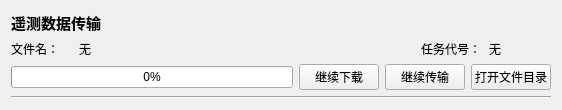
<?xml version="1.0" encoding="UTF-8"?>
<ui version="4.0">
 <class>RemoteDataSingleWidget</class>
 <widget class="QWidget" name="RemoteDataSingleWidget">
  <property name="geometry">
   <rect>
    <x>0</x>
    <y>0</y>
    <width>562</width>
    <height>96</height>
   </rect>
  </property>
  <property name="windowTitle">
   <string>Form</string>
  </property>
  <layout class="QVBoxLayout" name="verticalLayout">
   <item>
    <widget class="QLabel" name="label_2">
     <property name="font">
      <font>
       <pointsize>11</pointsize>
       <weight>75</weight>
       <bold>true</bold>
      </font>
     </property>
     <property name="text">
      <string>遥测数据传输</string>
     </property>
    </widget>
   </item>
   <item>
    <layout class="QHBoxLayout" name="horizontalLayout">
     <item>
      <widget class="QLabel" name="label">
       <property name="text">
        <string>文件名：</string>
       </property>
      </widget>
     </item>
     <item>
      <widget class="QLabel" name="label_3">
       <property name="text">
        <string>无</string>
       </property>
      </widget>
     </item>
     <item>
      <widget class="QLabel" name="label_4">
       <property name="text">
        <string/>
       </property>
      </widget>
     </item>
     <item>
      <widget class="QLabel" name="label_5">
       <property name="text">
        <string/>
       </property>
      </widget>
     </item>
     <item>
      <widget class="QLabel" name="label_6">
       <property name="text">
        <string/>
       </property>
      </widget>
     </item>
     <item>
      <widget class="QLabel" name="label_7">
       <property name="text">
        <string/>
       </property>
      </widget>
     </item>
     <item>
      <widget class="QLabel" name="label_8">
       <property name="text">
        <string>任务代号：</string>
       </property>
      </widget>
     </item>
     <item>
      <widget class="QLabel" name="label_9">
       <property name="text">
        <string>无</string>
       </property>
      </widget>
     </item>
    </layout>
   </item>
   <item>
    <layout class="QHBoxLayout" name="horizontalLayout_2">
     <item>
      <widget class="QProgressBar" name="progressBar">
       <property name="value">
        <number>0</number>
       </property>
      </widget>
     </item>
     <item>
      <widget class="QPushButton" name="pushButton_3">
       <property name="text">
        <string>继续下载</string>
       </property>
      </widget>
     </item>
     <item>
      <widget class="QPushButton" name="pushButton">
       <property name="minimumSize">
        <size>
         <width>0</width>
         <height>0</height>
        </size>
       </property>
       <property name="maximumSize">
        <size>
         <width>16777215</width>
         <height>16777215</height>
        </size>
       </property>
       <property name="styleSheet">
        <string notr="true"/>
       </property>
       <property name="text">
        <string>继续传输</string>
       </property>
      </widget>
     </item>
     <item>
      <widget class="QPushButton" name="pushButton_2">
       <property name="text">
        <string>打开文件目录</string>
       </property>
      </widget>
     </item>
    </layout>
   </item>
   <item>
    <widget class="Line" name="line">
     <property name="orientation">
      <enum>Qt::Horizontal</enum>
     </property>
    </widget>
   </item>
  </layout>
 </widget>
 <resources/>
 <connections/>
</ui>
